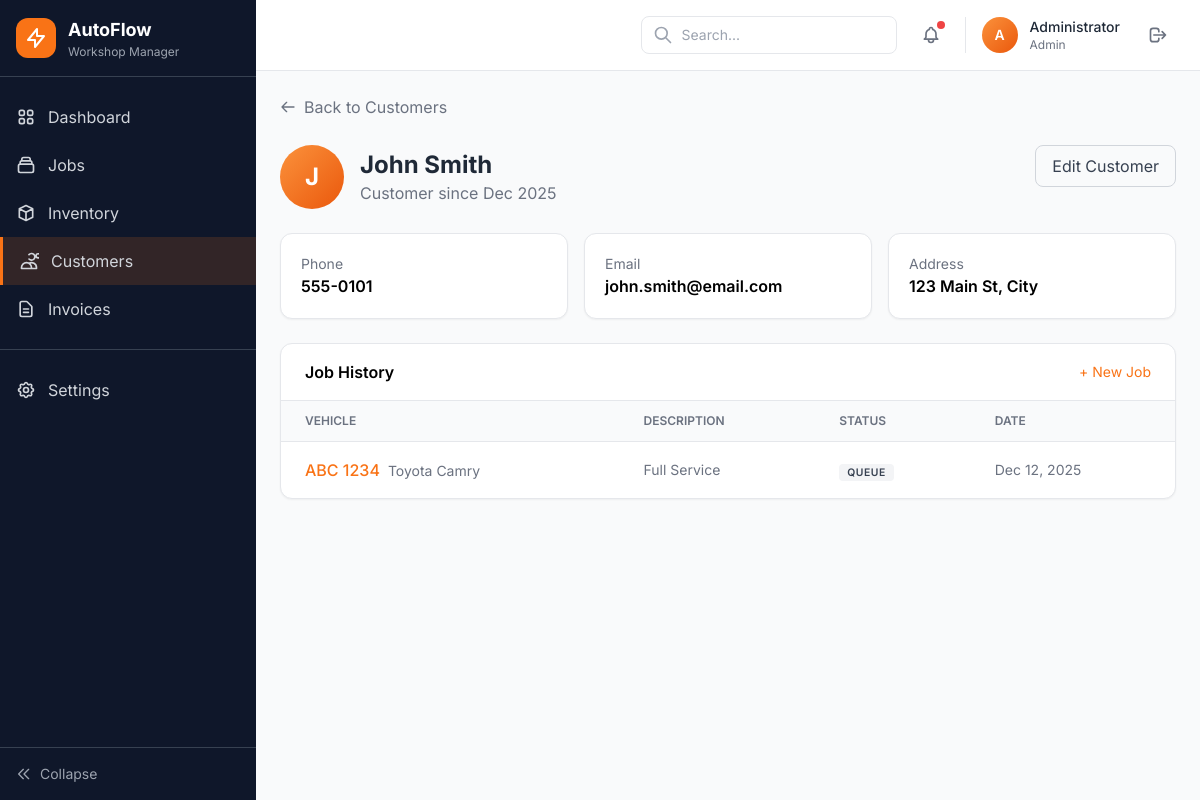
Page /public/admin/customers/1 (signed in) on the committed database.
### tables this page shows
CREATE TABLE IF NOT EXISTS customers (
    id INT AUTO_INCREMENT PRIMARY KEY,
    name VARCHAR(100) NOT NULL,
    phone VARCHAR(20),
    email VARCHAR(100),
    address TEXT,
    created_at TIMESTAMP DEFAULT CURRENT_TIMESTAMP,
    updated_at TIMESTAMP DEFAULT CURRENT_TIMESTAMP ON UPDATE CURRENT_TIMESTAMP
);

CREATE TABLE IF NOT EXISTS jobs (
    id INT AUTO_INCREMENT PRIMARY KEY,
    customer_id INT NOT NULL,
    license_plate VARCHAR(20) NOT NULL,
    car_model VARCHAR(100) NOT NULL,
    car_year INT,
    vin VARCHAR(50),
    description TEXT,
    status ENUM('Queue', 'In Progress', 'Waiting for Parts', 'Quality Check', 'Ready', 'Completed') NOT NULL DEFAULT 'Queue',
    priority ENUM('Low', 'Medium', 'High') NOT NULL DEFAULT 'Medium',
    estimated_completion DATETIME,
    created_at TIMESTAMP DEFAULT CURRENT_TIMESTAMP,
    updated_at TIMESTAMP DEFAULT CURRENT_TIMESTAMP ON UPDATE CURRENT_TIMESTAMP,
    FOREIGN KEY (customer_id) REFERENCES customers(id) ON DELETE CASCADE
);

### app/Controllers/CustomerController.php (called while the page is built, shortened)
<?php
class CustomerController extends Controller
{
    private CustomerModel $customerModel;
    public function __construct()
    {
        $this->customerModel = new CustomerModel();
    }
    public function show(string $id): void
    {
        $customer = $this->customerModel->getCustomerWithJobs((int)$id);
        $this->view('admin/customers/show', [
            'pageTitle' => $customer['name'],
            'user' => $this->getCurrentUser(),
            'customer' => $customer,
            'flash' => $this->getFlash()
        ]);
    }
}

### public/index.php (called while the page is built, shortened)
<?php
spl_autoload_register(function ($class) {
    $prefix = 'App\\';
    $baseDir = BASE_PATH . '/app/';
    $len = strlen($prefix);
    $relativeClass = substr($class, $len);
    $file = $baseDir . str_replace('\\', '/', $relativeClass) . '.php';
});
$router = new Router();
$router->get('/', 'AuthController', 'login');
$router->get('/login', 'AuthController', 'login');
$router->post('/login', 'AuthController', 'authenticate');
$router->get('/logout', 'AuthController', 'logout');
$router->get('/admin/dashboard', 'DashboardController', 'index');
$router->get('/admin/jobs', 'JobController', 'index');
$router->get('/admin/jobs/create', 'JobController', 'create');
$router->post('/admin/jobs/store', 'JobController', 'store');
$router->get('/admin/jobs/{id}', 'JobController', 'show');
$router->get('/admin/jobs/{id}/edit', 'JobController', 'edit');
$router->post('/admin/jobs/{id}/update', 'JobController', 'update');
$router->post('/admin/jobs/{id}/delete', 'JobController', 'delete');
$router->post('/admin/jobs/{id}/status', 'JobController', 'updateStatus');
$router->get('/admin/inventory', 'InventoryController', 'index');
$router->get('/admin/inventory/create', 'InventoryController', 'create');
$router->post('/admin/inventory/store', 'InventoryController', 'store');
$router->get('/admin/inventory/{id}', 'InventoryController', 'show');
$router->get('/admin/inventory/{id}/edit', 'InventoryController', 'edit');
$router->post('/admin/inventory/{id}/update', 'InventoryController', 'update');
$router->post('/admin/inventory/{id}/delete', 'InventoryController', 'delete');
$router->get('/admin/customers', 'CustomerController', 'index');
$router->get('/admin/customers/create', 'CustomerController', 'create');
$router->post('/admin/customers/store', 'CustomerController', 'store');
$router->get('/admin/customers/{id}', 'CustomerController', 'show');
$router->get('/admin/customers/{id}/edit', 'CustomerController', 'edit');
$router->post('/admin/customers/{id}/update', 'CustomerController', 'update');
$router->post('/admin/customers/{id}/delete', 'CustomerController', 'delete');
$router->get('/admin/quotes', 'QuoteController', 'index');
$router->get('/admin/quotes/{id}', 'QuoteController', 'show');
$router->post('/admin/quotes/{id}/approve', 'QuoteController', 'approve');
$router->dispatch();

### config/database.php (called while the page is built)
<?php
return [
    'host' => 'localhost',
    'dbname' => 'wms_db',
    'username' => 'root',
    'password' => '',
    'charset' => 'utf8mb4',
    'options' => [
        PDO::ATTR_ERRMODE => PDO::ERRMODE_EXCEPTION,
        PDO::ATTR_DEFAULT_FETCH_MODE => PDO::FETCH_ASSOC,
        PDO::ATTR_EMULATE_PREPARES => false,
    ]
];

### app/Core/DB.php (called while the page is built, shortened)
<?php
class DB
{
    private static ?DB $instance = null;
    private \PDO $pdo;
    private function __construct()
    {
        $config = require dirname(__DIR__, 2) . '/config/database.php';
        $dsn = "mysql:host={$config['host']};dbname={$config['dbname']};charset={$config['charset']}";
        try {
            $this->pdo = new \PDO($dsn, $config['username'], $config['password'], $config['options']);
        } catch (\PDOException $e) {
            throw new \Exception("Database connection failed: " . $e->getMessage());
        }
    }
    public static function getInstance(): self
    {
        if (self::$instance === null) {
            self::$instance = new self();
        }
        return self::$instance;
    }
    public function getConnection(): \PDO
    {
        return $this->pdo;
    }
}

### app/Models/CustomerModel.php (called while the page is built, shortened)
<?php
class CustomerModel
{
    private \PDO $db;
    public function __construct()
    {
        $this->db = DB::getInstance()->getConnection();
    }
    public function getById(int $id): array|false
    {
        $stmt = $this->db->prepare("SELECT * FROM customers WHERE id = :id");
        $stmt->execute(['id' => $id]);
        return $stmt->fetch();
    }
    public function getCustomerWithJobs(int $id): array|false
    {
        $customer = $this->getById($id);
        if ($customer) {
            $stmt = $this->db->prepare("
                SELECT * FROM jobs
                WHERE customer_id = :id
                ORDER BY created_at DESC
            ");
            $stmt->execute(['id' => $id]);
            $customer['jobs'] = $stmt->fetchAll();
        }
        return $customer;
    }
}

### views/admin/customers/show.php (the view, shortened to what this page needs)
<div class="space-y-6">
    <a href="/car1/public/admin/customers" class="inline-flex items-center gap-2 text-gray-500 hover:text-gray-700">
        <svg class="w-4 h-4" fill="none" stroke="currentColor" viewBox="0 0 24 24">
            <path stroke-linecap="round" stroke-linejoin="round" stroke-width="2" d="M10 19l-7-7m0 0l7-7m-7 7h18" />
        </svg>
        Back to Customers
    </a>
    <div class="flex items-start justify-between">
        <div class="flex items-center gap-4">
            <div class="w-16 h-16 bg-gradient-to-br from-primary-400 to-primary-600 rounded-full flex items-center justify-center text-white text-2xl font-bold"><?= strtoupper(substr($customer['name'], 0, 1)) ?></div>
            <div>
                <h1 class="text-2xl font-bold text-gray-800"><?= htmlspecialchars($customer['name']) ?></h1>
                <p class="text-gray-500">Customer since <?= date('M Y', strtotime($customer['created_at'])) ?></p>
            </div>
        </div>
        <a href="/car1/public/admin/customers/<?= $customer['id'] ?>/edit" class="inline-flex items-center gap-2 px-4 py-2 border border-gray-300 rounded-lg text-gray-700 hover:bg-gray-50">Edit Customer</a>
    </div>
    <div class="grid grid-cols-1 md:grid-cols-3 gap-4">
        <div class="bg-white rounded-xl p-5 shadow-sm border">
            <p class="text-sm text-gray-500">Phone</p>
            <p class="font-semibold"><?= htmlspecialchars($customer['phone'] ?: 'Not provided') ?></p>
        </div>
        <div class="bg-white rounded-xl p-5 shadow-sm border">
            <p class="text-sm text-gray-500">Email</p>
            <p class="font-semibold"><?= htmlspecialchars($customer['email'] ?: 'Not provided') ?></p>
        </div>
        <div class="bg-white rounded-xl p-5 shadow-sm border">
            <p class="text-sm text-gray-500">Address</p>
            <p class="font-semibold"><?= htmlspecialchars($customer['address'] ?: 'Not provided') ?></p>
        </div>
    </div>
    <div class="bg-white rounded-xl shadow-sm border overflow-hidden">
        <div class="px-6 py-4 border-b flex items-center justify-between">
            <h2 class="font-semibold">Job History</h2>
            <a href="/car1/public/admin/jobs/create" class="text-sm text-primary-500 hover:text-primary-600">+ New Job</a>
        </div>
        <table class="w-full">
            <thead>
                <tr class="bg-gray-50 border-b">
                    <th class="text-left px-6 py-3 text-xs font-semibold text-gray-500 uppercase">Vehicle</th>
                    <th class="text-left px-6 py-3 text-xs font-semibold text-gray-500 uppercase">Description</th>
                    <th class="text-left px-6 py-3 text-xs font-semibold text-gray-500 uppercase">Status</th>
                    <th class="text-left px-6 py-3 text-xs font-semibold text-gray-500 uppercase">Date</th>
                </tr>
            </thead>
            <tbody class="divide-y">
                <?php foreach ($customer['jobs'] ?? [] as $job): ?>
                    <tr class="hover:bg-gray-50">
                        <td class="px-6 py-4"><a href="/car1/public/admin/jobs/<?= $job['id'] ?>" class="font-medium text-primary-500 hover:underline"><?= htmlspecialchars($job['license_plate']) ?></a><span class="text-sm text-gray-500 ml-2"><?= htmlspecialchars($job['car_model']) ?></span></td>
                        <td class="px-6 py-4 text-sm text-gray-500"><?= htmlspecialchars($job['description'] ?: '-') ?></td>
                        <td class="px-6 py-4"><span class="status-badge bg-gray-100 text-gray-700"><?= $job['status'] ?></span></td>
                        <td class="px-6 py-4 text-sm text-gray-500"><?= date('M j, Y', strtotime($job['created_at'])) ?></td>
                    </tr>
                <?php endforeach; ?>
            </tbody>
        </table>
    </div>
</div>

### app/Core/Router.php (shortened to what this page needs)
<?php
class Router
{
    private array $routes = [];
    public function get(string $path, string $controller, string $action): self
    {
        $this->routes['GET'][$path] = ['controller' => $controller, 'action' => $action];
        return $this;
    }
    public function post(string $path, string $controller, string $action): self
    {
        $this->routes['POST'][$path] = ['controller' => $controller, 'action' => $action];
        return $this;
    }
    public function dispatch(): void
    {
        $method = $_SERVER['REQUEST_METHOD'];
        $uri = parse_url($_SERVER['REQUEST_URI'], PHP_URL_PATH);
        $basePath = '/car1/public';
        if (strpos($uri, $basePath) === 0) {
            $uri = substr($uri, strlen($basePath));
        }
        foreach ($this->routes[$method] ?? [] as $path => $route) {
            $pattern = $this->convertToRegex($path);
            if (preg_match($pattern, $uri, $matches)) {
                array_shift($matches);
                $this->callAction($route['controller'], $route['action'], $matches);
                return;
            }
        }
    }
    private function convertToRegex(string $path): string
    {
        $pattern = preg_replace('/\{([a-zA-Z]+)\}/', '([^/]+)', $path);
        return '#^' . $pattern . '$#';
    }
    private function callAction(string $controller, string $action, array $params = []): void
    {
        $controllerInstance = new $controllerClass();
        call_user_func_array([$controllerInstance, $action], $params);
    }
}

### views/layouts/main.php (style rules this page uses)
body { font-family: 'Inter', sans-serif; }
.status-badge { font-size: 0.65rem; padding: 2px 8px; border-radius: 4px; font-weight: 600; text-transform: uppercase; letter-spacing: 0.5px; }

### rows in the picture
customers: name "J", name "John Smith", created_at "Dec 2025", phone "555-0101", email "john.smith@email.com", address "123 Main St, City"
jobs: license_plate "ABC 1234", car_model "Toyota Camry", description "Full Service", status "QUEUE", created_at "Dec 12, 2025"
